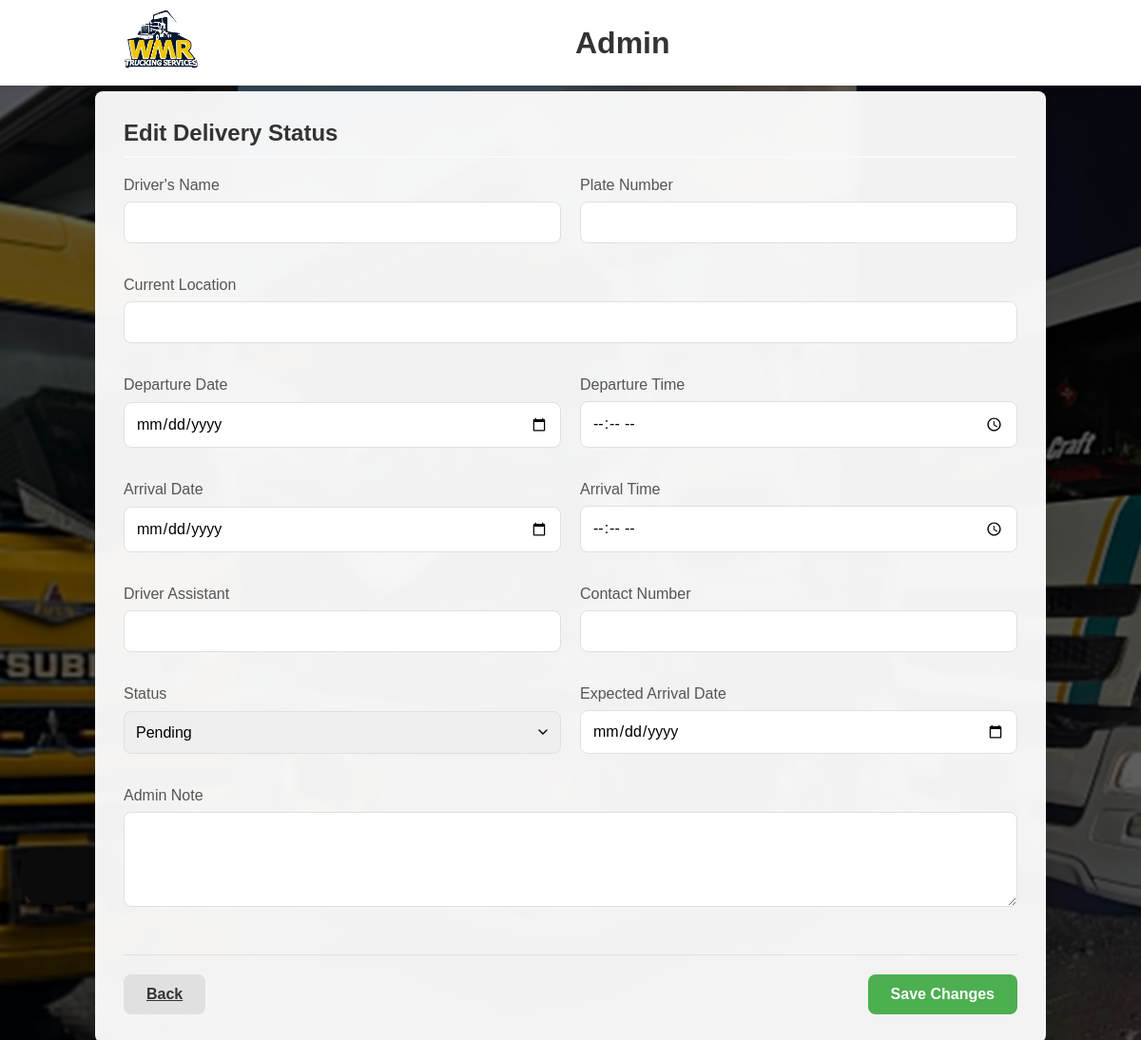
Page /src/php/admin/editstatus.php?id=6 on the earlier database version.
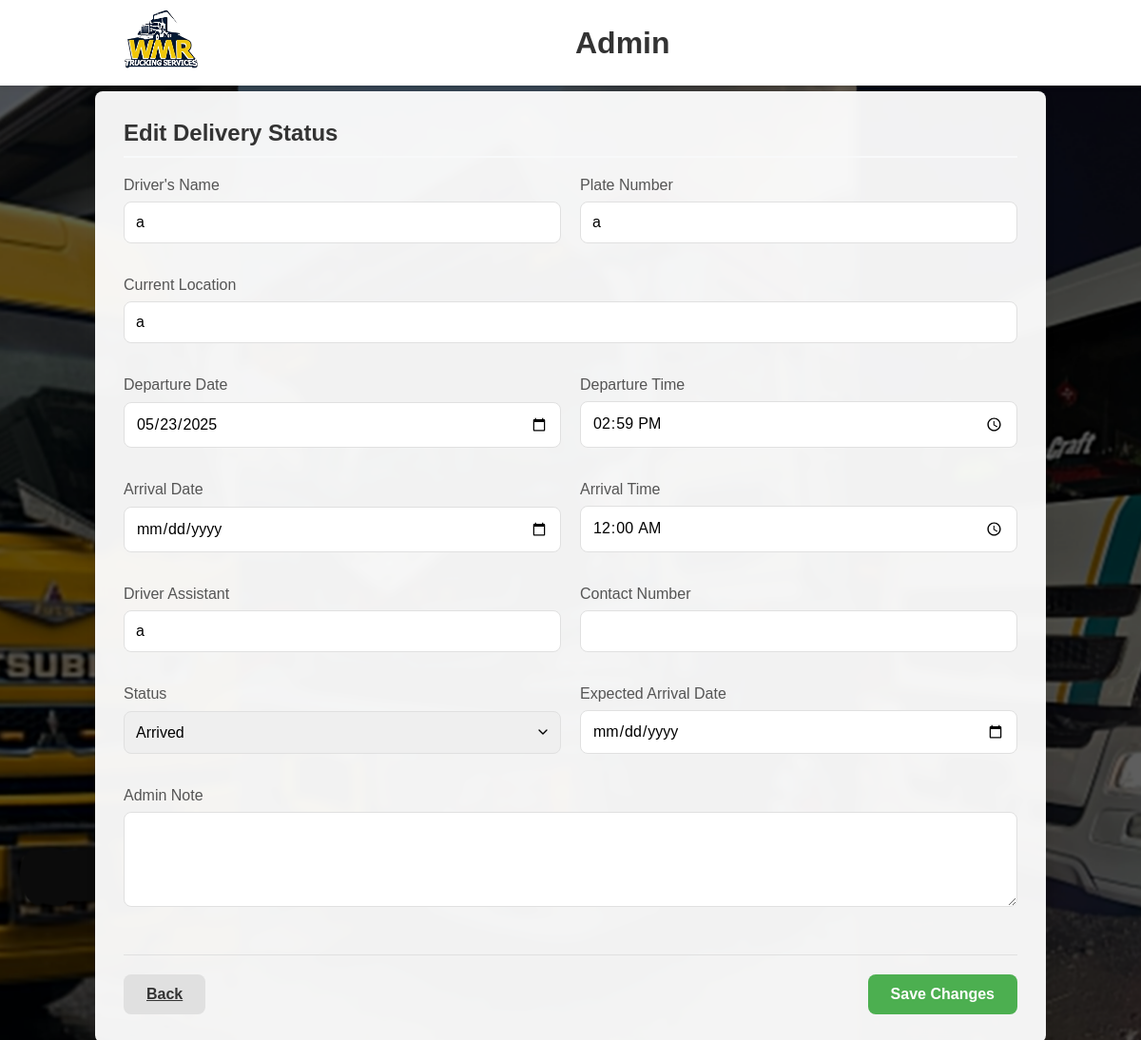
Same page on the later database version.
### tables this page shows
CREATE TABLE `delivery_status` (
  `id` bigint(20) UNSIGNED NOT NULL,
  `delivery_request_id` bigint(20) UNSIGNED NOT NULL,
  `status` enum('Pending','In Transit','Arrived','Rejected') NOT NULL DEFAULT 'Pending',
  `driver_name` varchar(255) DEFAULT NULL,
  `driver_assistant` varchar(255) DEFAULT NULL,
  `driver_contact_number` varchar(50) DEFAULT NULL,
  `assistant_contact_number` varchar(50) DEFAULT NULL,
  `plate_number` varchar(50) DEFAULT NULL,
  `departure_date` date DEFAULT NULL,
  `departure_time` time DEFAULT NULL,
  `current_location` varchar(255) DEFAULT NULL,
  `expected_arrival` date DEFAULT NULL,
  `admin_note` text DEFAULT NULL,
  `created_at` timestamp NOT NULL DEFAULT current_timestamp(),
  `updated_at` datetime DEFAULT current_timestamp() ON UPDATE current_timestamp(),
  `created_by` int(10) UNSIGNED DEFAULT NULL,
  `updated_by` int(10) UNSIGNED DEFAULT NULL,
  `arrival_date` date DEFAULT NULL,
  `arrival_time` time DEFAULT NULL
);

### src/php/admin/editstatus.php (the view, shortened to what the changed rows need)
<?php
$host = 'localhost';
$db   = 'wmr_db';
$user = 'root';
$pass = '';
$conn = new mysqli($host, $user, $pass, $db);
$id = isset($_GET['id']) ? (int)$_GET['id'] : (int)($_POST['id'] ?? 0);
$sql = "SELECT * FROM delivery_status WHERE delivery_request_id = $id";
$result = $conn->query($sql);
if ($result && $row = $result->fetch_assoc()) {
    $driverName = $row['driver_name'];
    $plateNumber = $row['plate_number'];
    $currentLocation = $row['current_location'];
    $departureDate = $row['departure_date'];
    $departureTime = $row['departure_time'];
    $driverAssistant = $row['driver_assistant'];
    $status = $row['status'];
    $estimatedArrivalDate = $row['expected_arrival'];
    $arrivalDate = $row['arrival_date'];
    $arrivalTime = $row['arrival_time'];
} else {
    $driverName = $plateNumber = $currentLocation = $departureDate = $departureTime = '';
    $driverAssistant = $contactNumber = $status = $estimatedArrivalDate = '';
    $arrivalDate = $arrivalTime = $adminNote = '';
}
?>
<!DOCTYPE html>
<html>
<head>
    <link rel="stylesheet" href="../../css/admincss/editstatus.css">
    <link rel="stylesheet" href="../../css/header.css">
</head>
<body class="edit-status-page">
    <?php include('header.php'); ?>
    <div class="status-edit-container">
        <h2 class="status-edit-title">Edit Delivery Status</h2>
        <form method="POST" class="status-edit-form">
            <div class="form-section">
                <div class="form-row">
                    <div class="form-group">
                        <label>Driver's Name</label>
                        <input type="text" name="driver_name" value="<?= htmlspecialchars($driverName) ?>">
                    </div>
                    <div class="form-group">
                        <label>Plate Number</label>
                        <input type="text" name="plate_number" value="<?= htmlspecialchars($plateNumber) ?>">
                    </div>
                </div>
                <div class="form-row">
                    <div class="form-group">
                        <label>Current Location</label>
                        <input type="text" name="current_location" value="<?= htmlspecialchars($currentLocation) ?>">
                    </div>
                </div>
                <div class="form-row">
                    <div class="form-group">
                        <label>Departure Date</label>
                        <input type="date" name="departure_date" value="<?= htmlspecialchars($departureDate) ?>">
                    </div>
                    <div class="form-group">
                        <label>Departure Time</label>
                        <input type="time" name="departure_time" value="<?= htmlspecialchars($departureTime) ?>">
                    </div>
                </div>
                <div class="form-row">
                    <div class="form-group">
                        <label>Arrival Date</label>
                        <input type="date" name="arrival_date" value="<?= htmlspecialchars($arrivalDate) ?>">
                    </div>
                    <div class="form-group">
                        <label>Arrival Time</label>
                        <input type="time" name="arrival_time" value="<?= htmlspecialchars($arrivalTime) ?>">
                    </div>
                </div>
                <div class="form-row">
                    <div class="form-group">
                        <label>Driver Assistant</label>
                        <input type="text" name="driver_assistant" value="<?= htmlspecialchars($driverAssistant) ?>">
                    </div>
                </div>
                <div class="form-row">
                    <div class="form-group">
                        <label>Status</label>
                        <select name="status">
                            <option <?= $status === 'Pending' ? 'selected' : '' ?>>Pending</option>
                            <option <?= $status === 'Arrived' ? 'selected' : '' ?>>Arrived</option>
                        </select>
                    </div>
                    <div class="form-group">
                        <label>Expected Arrival Date</label>
                        <input type="date" name="estimated_arrival_date" value="<?= htmlspecialchars($estimatedArrivalDate) ?>">
                    </div>
                </div>
            </div>
        </form>
    </div>
</body>
</html>

Differences in the rows shown:
added delivery_status: driver_name "a", plate_number "a", current_location "a", departure_date "05/23/2025", departure_time "14:59:00", arrival_time "00:00:00", driver_assistant "a", status "Arrived"
Other differences:
form field status: "Pending" → (not shown)
